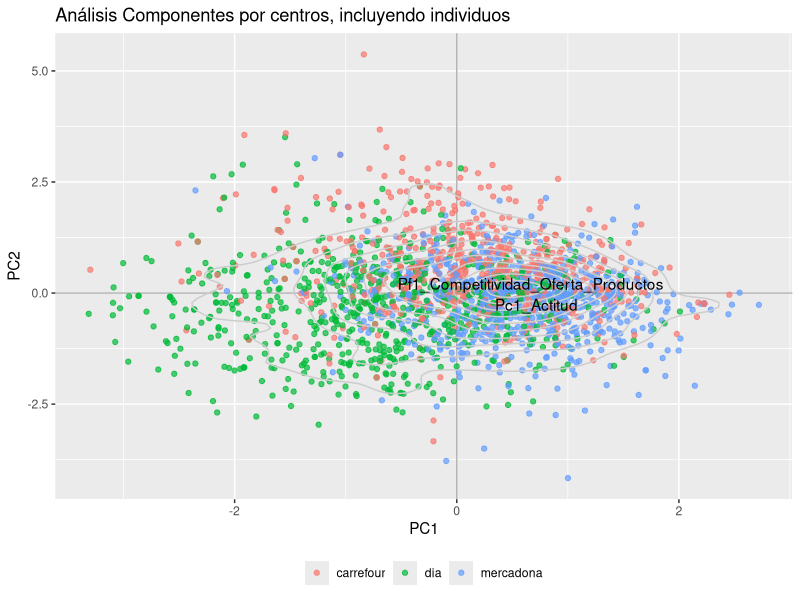
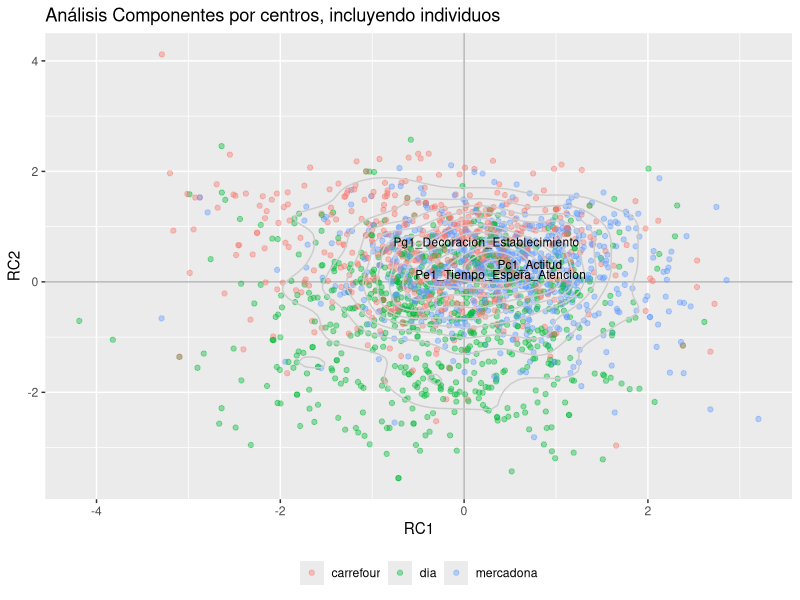
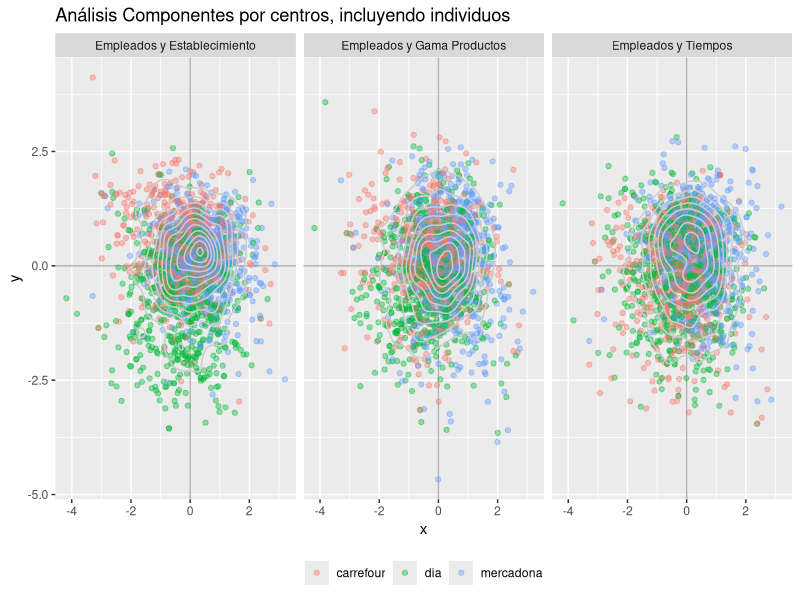
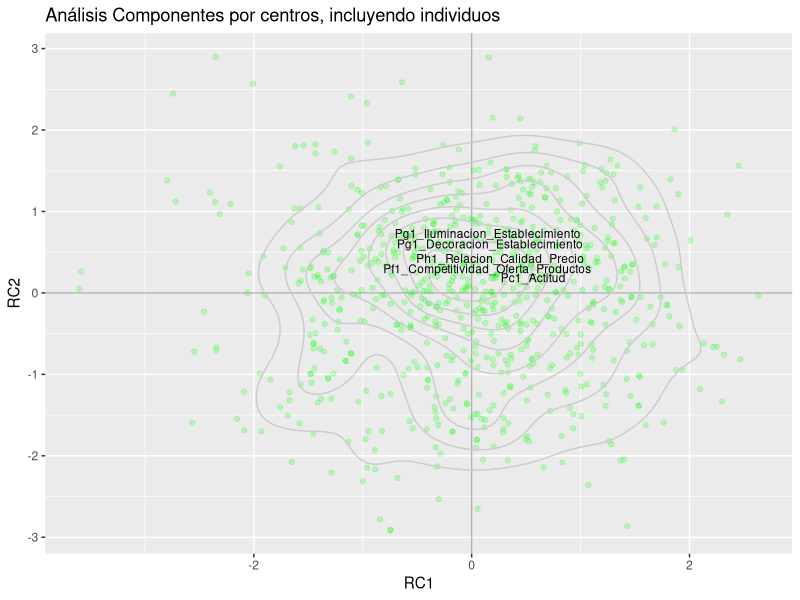
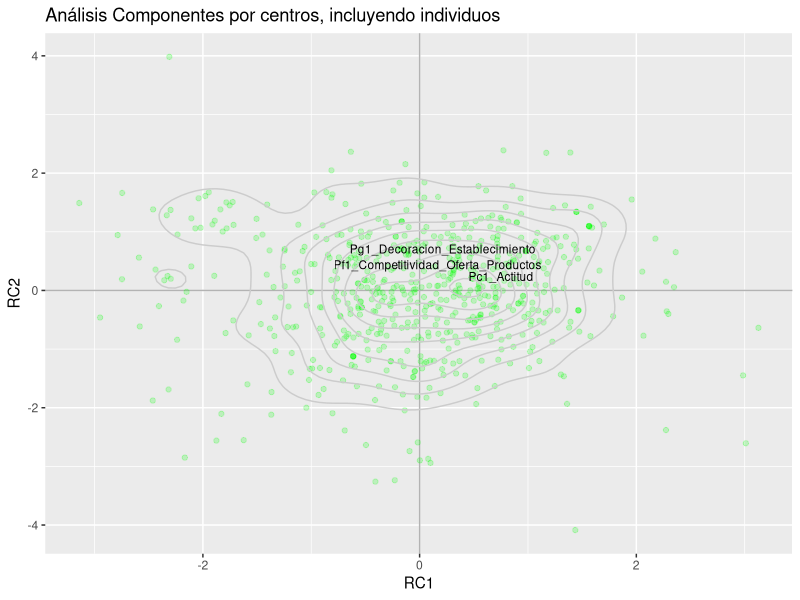
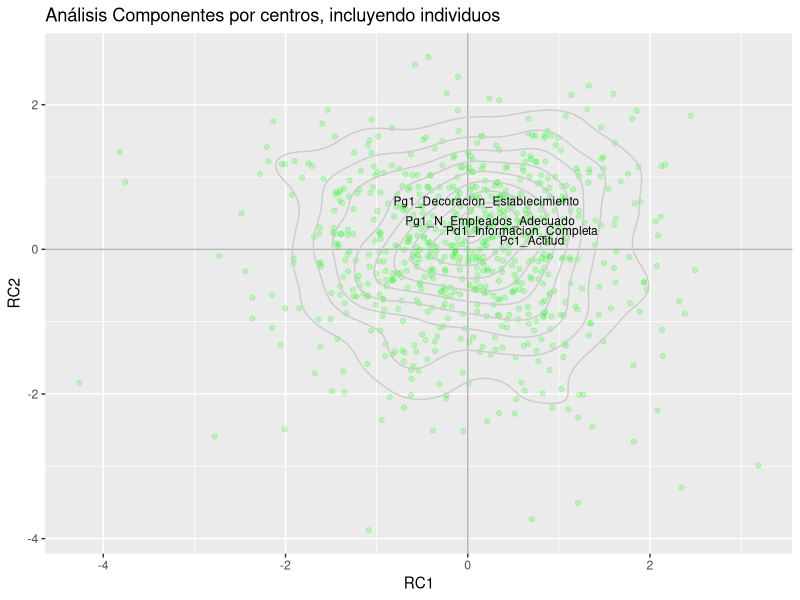
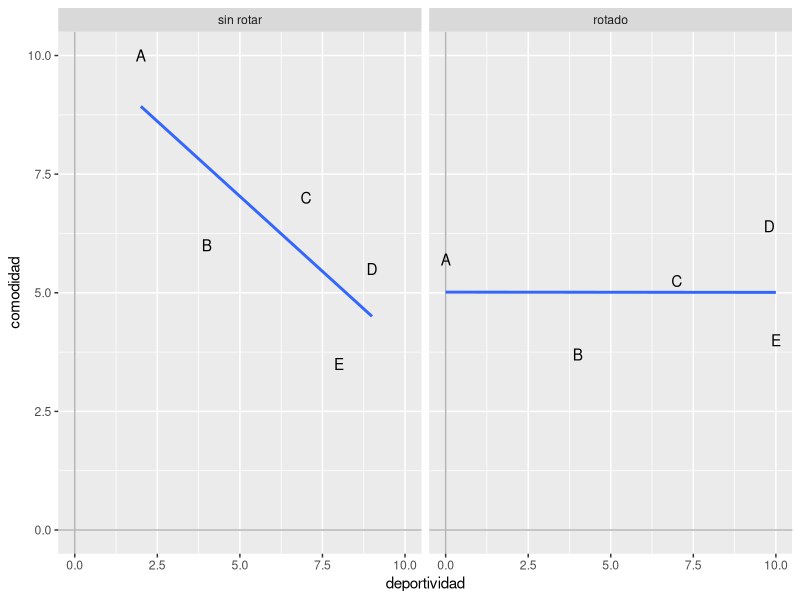

Here is the R script that generated these plots, in order:

library(dplyr)
library(ggplot2)
library(psych)
#library(gridExtra)

survey <- read.delim("survey.csv",sep = ';')

# Separamos datos por supermercados
dia <- filter(survey, Establecimiento=='dia')
carrefour <- filter(survey, Establecimiento=='carrefour')
mercadona <- filter(survey, Establecimiento=='mercadona')

## psych
# Exploratorio

#psych::scree(select(survey, starts_with('P')), pc = TRUE) # gráfico feo
# Hacemos el análisis Kaiser Meyer Olsen
survey_KMO <-psych::KMO(select(survey, starts_with('P')))
# Valor KMO
survey_KMO$MSA
# PCA con todas las columnas para elegir cuantos factores y varianza explicada
survey_principal <- psych::principal(select(survey, starts_with('P')),
  nfactors = ncol(select(survey, starts_with('P'))), rotate = 'none')
survey_principal$loadings
# Elegimos 4 factores sin rotar
# PCA con todas las columnas para elegir cuantos factores y varianza explicada
survey_principal <- psych::principal(select(survey, starts_with('P')),
  nfactors = 4, rotate = 'none')
# Estudiamos las comunalidades
survey_principal$communality
print(survey_principal$loadings, cutoff = 0.4, digits = 2)
# Extraemos las puntuaciones
survey_principal_cargas <- as.data.frame(unclass(survey_principal$loadings))
# Añadimos columnas con los nombres de las variables
survey_principal_cargas$variables <- rownames(survey_principal_cargas)
# Reordenamos las columnas
survey_principal_cargas <- select(survey_principal_cargas, variables, starts_with('P'))

# Cogemos los scores de cada individuo
survey_principal_scores <- as.data.frame(unclass(survey_principal$scores))
# Les incluimos el establecimiento
survey_principal_scores$Establecimiento <- survey$Establecimiento

# Gráfico sin rotar
ggplot(data = survey_principal_scores, aes(PC1, PC2)) +
  geom_hline(yintercept = 0, colour = "gray70") +
  geom_vline(xintercept = 0, colour = "gray70") +
  geom_point(aes(colour = factor(Establecimiento)), alpha = 0.7) +
  geom_density2d(colour = "gray80") +
  geom_text(data = survey_principal_cargas, 
            aes(PC1, PC2, label = variables),check_overlap = TRUE) +
  theme(legend.position="bottom",legend.direction="horizontal") +
  theme(legend.title = element_blank()) +
  ggtitle("Análisis Componentes por centros, incluyendo individuos") +
  scale_colour_discrete(name = "Variable")

# ROTAMOS
survey_principal_rot <- psych::principal(select(survey, starts_with('P')),
  nfactors = 4, rotate = 'varimax')
# Vemos los principales
print(survey_principal_rot$loadings, cutoff = 0.4, digits = 2)
survey_principal_cargas_rot <- as.data.frame(unclass(survey_principal_rot$loadings))
survey_principal_cargas_rot$variables <- rownames(survey_principal_cargas_rot)
survey_principal_cargas_rot <- select(survey_principal_cargas_rot, variables, starts_with('R'))

# Cogemos los scores de cada individuo
survey_principal_scores_rot <- as.data.frame(unclass(survey_principal_rot$scores))
# Les incluimos el establecimiento
survey_principal_scores_rot$Establecimiento <- survey$Establecimiento
# Gráfico Rotado
ggplot(data = survey_principal_scores_rot, aes(RC1, RC2)) +
  geom_hline(yintercept = 0, colour = "gray70") +
  geom_vline(xintercept = 0, colour = "gray70") +
  geom_point(aes(colour = factor(Establecimiento)), alpha = 0.4) +
  geom_density2d(colour = "gray80") +
  geom_text(data = survey_principal_cargas_rot, size = 3, 
            aes(RC1, RC2, label = variables), check_overlap = TRUE) +
  theme(legend.position="bottom",legend.direction="horizontal") +
  theme(legend.title = element_blank()) +
  ggtitle("Análisis Componentes por centros, incluyendo individuos") +
  scale_colour_discrete(name = "Variable")


survey_principal_scores_rot <- data.frame(survey_principal_scores_rot)
# Creamos variables temporales
a <- select(survey_principal_scores_rot, x = RC1, y = RC2, Establecimiento)
a$factor <- 'Empleados y Establecimiento'
b <- select(survey_principal_scores_rot, x = RC1, y = RC3, Establecimiento)
b$factor <- 'Empleados y Tiempos'
c <- select(survey_principal_scores_rot, x = RC1, y = RC4, Establecimiento)
c$factor <- 'Empleados y Gama Productos'
d <- dplyr::bind_rows(a, b, c)
# Gráfico de los 3 centros
ggplot(data = d, aes(x, y)) +
  geom_hline(yintercept = 0, colour = "gray70") +
  geom_vline(xintercept = 0, colour = "gray70") +
  geom_point(aes(colour = factor(Establecimiento)), alpha = 0.4) +
  geom_density2d(colour = "gray80") +
  facet_grid(~ factor) +
  theme(legend.position="bottom",legend.direction="horizontal") +
  theme(legend.title = element_blank()) +
  ggtitle("Análisis Componentes por centros, incluyendo individuos") +
  scale_colour_discrete(name = "Variable")

## Día con 4 factores
# Hacemos el análisis Kaiser Meyer Olsen
dia_KMO <-psych::KMO(select(dia, starts_with('P')))
# Valor KMO
dia_KMO$MSA

# ROTAMOS
dia_principal_rot <- psych::principal(select(dia, starts_with('P')),
                                         nfactors = 4, rotate = 'varimax')
# Estudiamos las comunalidades
dia_principal_rot$communality
# Vemos los principales
print(dia_principal_rot$loadings, sort = TRUE ,cutoff = 0.4, digits = 2)
dia_principal_cargas_rot <- as.data.frame(unclass(dia_principal_rot$loadings))
dia_principal_cargas_rot$variables <- rownames(dia_principal_cargas_rot)
dia_principal_cargas_rot <- select(dia_principal_cargas_rot, variables, starts_with('R'))

# Cogemos los scores de cada individuo
dia_principal_scores_rot <- as.data.frame(unclass(dia_principal_rot$scores))
# Les incluimos el establecimiento
dia_principal_scores_rot$Establecimiento <- dia$Establecimiento
# Agrupamos los scores por establecimiento

ggplot(data = dia_principal_scores_rot, aes(RC1, RC2)) +
  geom_hline(yintercept = 0, colour = "gray70") +
  geom_vline(xintercept = 0, colour = "gray70") +
  geom_point(colour = 'green', alpha = 0.2) +
  geom_density2d(colour = "gray80") +
  geom_text(data = dia_principal_cargas_rot, size = 3,
            aes(RC1, RC2, label = variables), check_overlap = TRUE) +
  theme(legend.position="bottom",legend.direction="horizontal") +
  theme(legend.title = element_blank()) +
  ggtitle("Análisis Componentes por centros, incluyendo individuos") +
  scale_colour_discrete(name = "Variable")


## Carrefour con 4 factores
# Hacemos el análisis Kaiser Meyer Olsen
carrefour_KMO <-psych::KMO(select(carrefour, starts_with('P')))
# Valor KMO
carrefour_KMO$MSA

# ROTAMOS
carrefour_principal_rot <- psych::principal(select(carrefour, starts_with('P')),
                                      nfactors = 4, rotate = 'varimax')
# Estudiamos las comunalidades
carrefour_principal_rot$communality
# Vemos los principales
print(carrefour_principal_rot$loadings, sort = TRUE ,cutoff = 0.4, digits = 2)
carrefour_principal_cargas_rot <- as.data.frame(unclass(carrefour_principal_rot$loadings))
carrefour_principal_cargas_rot$variables <- rownames(carrefour_principal_cargas_rot)
carrefour_principal_cargas_rot <- select(carrefour_principal_cargas_rot, variables, starts_with('R'))

# Cogemos los scores de cada individuo
carrefour_principal_scores_rot <- as.data.frame(unclass(carrefour_principal_rot$scores))
# Les incluimos el establecimiento
carrefour_principal_scores_rot$Establecimiento <- carrefour$Establecimiento
# Agrupamos los scores por establecimiento

ggplot(data = carrefour_principal_scores_rot, aes(RC1, RC2)) +
  geom_hline(yintercept = 0, colour = "gray70") +
  geom_vline(xintercept = 0, colour = "gray70") +
  geom_point(colour = 'green', alpha = 0.2) +
  geom_density2d(colour = "gray80") +
  geom_text(data = carrefour_principal_cargas_rot, size = 3,
            aes(RC1, RC2, label = variables), check_overlap = TRUE) +
  theme(legend.position="bottom",legend.direction="horizontal") +
  theme(legend.title = element_blank()) +
  ggtitle("Análisis Componentes por centros, incluyendo individuos") +
  scale_colour_discrete(name = "Variable")


## Mercadona con 4 factores
# Hacemos el análisis Kaiser Meyer Olsen
mercadona_KMO <-psych::KMO(select(mercadona, starts_with('P')))
# Valor KMO
mercadona_KMO$MSA

# ROTAMOS
mercadona_principal_rot <- psych::principal(select(mercadona, starts_with('P')),
                                            nfactors = 4, rotate = 'varimax')
# Estudiamos las comunalidades
mercadona_principal_rot$communality
# Vemos los principales
print(mercadona_principal_rot$loadings, sort = TRUE ,cutoff = 0.4, digits = 2)
mercadona_principal_cargas_rot <- as.data.frame(unclass(mercadona_principal_rot$loadings))
mercadona_principal_cargas_rot$variables <- rownames(mercadona_principal_cargas_rot)
mercadona_principal_cargas_rot <- select(mercadona_principal_cargas_rot, variables, starts_with('R'))

# Cogemos los scores de cada individuo
mercadona_principal_scores_rot <- as.data.frame(unclass(mercadona_principal_rot$scores))
# Les incluimos el establecimiento
mercadona_principal_scores_rot$Establecimiento <- mercadona$Establecimiento
# Agrupamos los scores por establecimiento

ggplot(data = mercadona_principal_scores_rot, aes(RC1, RC2)) +
  geom_hline(yintercept = 0, colour = "gray70") +
  geom_vline(xintercept = 0, colour = "gray70") +
  geom_point(colour = 'green', alpha = 0.2) +
  geom_density2d(colour = "gray80") +
  geom_text(data = mercadona_principal_cargas_rot, size = 3,
            aes(RC1, RC2, label = variables), check_overlap = TRUE) +
  theme(legend.position="bottom",legend.direction="horizontal") +
  theme(legend.title = element_blank()) +
  ggtitle("Análisis Componentes por centros, incluyendo individuos") +
  scale_colour_discrete(name = "Variable")








## Explicación de la rotación
x_sin <- c(-4, -2, 1, 3, 2)+6
y_sin <- c(4,0,1,-0.5,-2.5)+6
sin_rotar <- data.frame(x = x_sin, y = y_sin, rot='sin rotar', modelo = c('A', 'B', 'C', 'D', 'E'))
x_rot <- c(4,3.8,1,-2,-6)+6
y_rot <- c(-1,1.4,0.25,-1.3,0.7)+5
rotado <- data.frame(x = x_rot, y = y_rot, rot='rotado', modelo = c('E', 'D', 'C', 'B', 'A'))
datos <- bind_rows(sin_rotar, rotado)
datos$rot <- factor(datos$rot, levels = c('sin rotar', 'rotado'))

ggplot(datos, aes(x,y)) +
  geom_hline(yintercept = 0, colour = "gray70") +
  geom_vline(xintercept = 0, colour = "gray70") +
  geom_point(fill = NA, alpha = 0) +
  geom_smooth(method=lm, se=FALSE) +
  facet_grid(~ rot) +
  geom_text(aes(label = modelo)) +
  labs(x='deportividad', y = 'comodidad')


